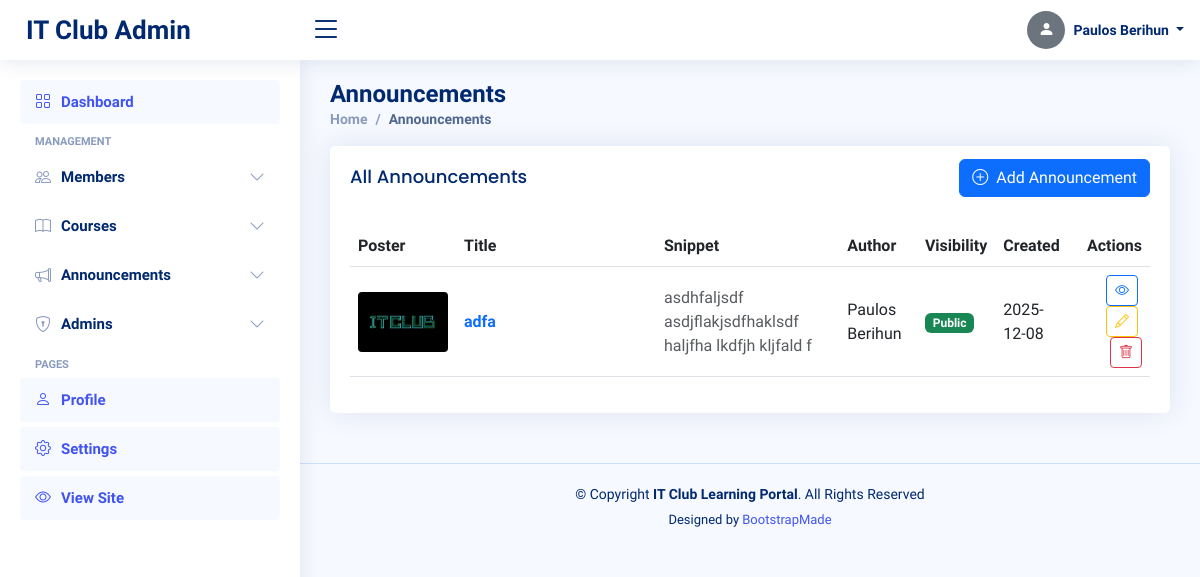
Screenshot of /admin/announcements (signed in) with the database file from the repository.
### tables this page shows
CREATE TABLE admins (
        id INTEGER PRIMARY KEY AUTOINCREMENT,
        full_name TEXT NOT NULL,
        username TEXT UNIQUE NOT NULL,
        email TEXT UNIQUE NOT NULL,
        password TEXT NOT NULL,
        role TEXT NOT NULL,
        created_at TIMESTAMP DEFAULT CURRENT_TIMESTAMP
    , profile_picture TEXT);

CREATE TABLE announcements (
        id INTEGER PRIMARY KEY AUTOINCREMENT,
        title TEXT NOT NULL,
        content TEXT NOT NULL,
        author_id INTEGER,
        is_public INTEGER DEFAULT 1,
        created_at TIMESTAMP DEFAULT CURRENT_TIMESTAMP, poster TEXT,
        FOREIGN KEY (author_id) REFERENCES admins (id)
    );

### app.py (the view)
@app.route('/admin/announcements')
@admin_required
def admin_announcements():
    db = get_db()
    rows = db.execute('''
        SELECT a.*, ad.full_name as author_name
        FROM announcements a
        LEFT JOIN admins ad ON a.author_id = ad.id
        ORDER BY a.created_at DESC
    ''').fetchall()
    announcements_list = []
    for r in rows:
        d = row_to_dict(r)
        if d:
            d['poster'] = resolve_media_path(d.get('poster'))
        announcements_list.append(d)
    return render_template('admin/announcements.html', announcements=announcements_list)

### app.py (called while the page is built)
def get_db():
    if 'db' not in g:
        g.db = sqlite3.connect(app.config['DATABASE'])
        g.db.row_factory = sqlite3.Row
    return g.db

def admin_required(f):
    @functools.wraps(f)
    def decorated(*args, **kwargs):
        if 'admin_id' not in session:
            flash('Admin login required.', 'error')
            return redirect(url_for('admin_login'))
        return f(*args, **kwargs)
    return decorated

def row_to_dict(row):
	if row is None:
		return None
	try:
		return {k: row[k] for k in row.keys()}
	except Exception:
		try:
			return dict(row)
		except Exception:
			return row

def resolve_media_path(val):
	if not val:
		return None
	val = str(val)
	if val.startswith('http://') or val.startswith('https://') or val.startswith('/'):
		return val
	return url_for('static', filename=val)

### templates/admin/announcements.html (shortened to what this page needs)
<!DOCTYPE html>
<html lang="en">
<head>
  <link href="{{ url_for('static', filename='vendor/bootstrap/css/bootstrap.min.css') }}" rel="stylesheet">
  <link href="{{ url_for('static', filename='vendor/bootstrap-icons/bootstrap-icons.css') }}" rel="stylesheet">
  <link href="{{ url_for('static', filename='vendor/boxicons/css/boxicons.min.css') }}" rel="stylesheet">
  <link href="{{ url_for('static', filename='vendor/quill/quill.snow.css') }}" rel="stylesheet">
  <link href="{{ url_for('static', filename='vendor/quill/quill.bubble.css') }}" rel="stylesheet">
  <link href="{{ url_for('static', filename='vendor/remixicon/remixicon.css') }}" rel="stylesheet">
  <link href="{{ url_for('static', filename='vendor/simple-datatables/style.css') }}" rel="stylesheet">
  <link rel="stylesheet" href="https://cdn.jsdelivr.net/npm/bootstrap-icons@1.10.5/font/bootstrap-icons.css">
  <link rel="stylesheet" href="https://cdnjs.cloudflare.com/ajax/libs/boxicons/2.1.4/css/boxicons.min.css">
  <link rel="stylesheet" href="https://cdn.jsdelivr.net/npm/remixicon@2.5.0/fonts/remixicon.css">
  <link href="{{ url_for('static', filename='css/style.css') }}" rel="stylesheet">
</head>
<body>
  <header id="header" class="header fixed-top d-flex align-items-center">
    <div class="d-flex align-items-center justify-content-between">
      <a href="{{ url_for('admin_dashboard') }}" class="logo d-flex align-items-center">
        <span class="d-none d-lg-block">IT Club Admin</span>
      </a>
      <i class="bi bi-list toggle-sidebar-btn"></i>
    </div>
    <nav class="header-nav ms-auto">
      <ul class="d-flex align-items-center">
        <li class="nav-item dropdown pe-3">
          <a class="nav-link nav-profile d-flex align-items-center pe-0" href="#" data-bs-toggle="dropdown">
            {% set _avatar_src = None %}
            {% if admin and admin.profile_picture %}
              {% if admin.profile_picture.startswith('http') or admin.profile_picture.startswith('/') %}
                {% set _avatar_src = admin.profile_picture %}
              {% else %}
                {% set _avatar_src = url_for('static', filename=admin.profile_picture) %}
              {% endif %}
            {% endif %}
            {% if _avatar_src %}
              <img src="{{ _avatar_src }}" alt="Profile" class="rounded-circle">
            {% else %}
              <div class="rounded-circle bg-secondary d-flex align-items-center justify-content-center" style="width:38px;height:38px;">
                <i class="bi bi-person-fill text-white"></i>
              </div>
            {% endif %}
            <span class="d-none d-md-block dropdown-toggle ps-2">
              {{ admin.full_name if admin and admin.full_name else session.get('admin_name', 'Admin') }}
            </span>
          </a>
        </li>
      </ul>
    </nav>
  </header>
  <aside id="sidebar" class="sidebar">
    <ul class="sidebar-nav" id="sidebar-nav">
      <li class="nav-item">
        <a class="nav-link active" href="{{ url_for('admin_dashboard') }}">
          <i class="bi bi-grid"></i>
          <span>Dashboard</span>
        </a>
      </li>
      <li class="nav-heading">Management</li>
      <li class="nav-item">
        <a class="nav-link collapsed" data-bs-target="#members-nav" data-bs-toggle="collapse" href="#">
          <i class="bi bi-people"></i><span>Members</span><i class="bi bi-chevron-down ms-auto"></i>
        </a>
      </li>
      <li class="nav-item">
        <a class="nav-link collapsed" data-bs-target="#courses-nav" data-bs-toggle="collapse" href="#">
          <i class="bi bi-book"></i><span>Courses</span><i class="bi bi-chevron-down ms-auto"></i>
        </a>
      </li>
      <li class="nav-item">
        <a class="nav-link collapsed" data-bs-target="#announcements-nav" data-bs-toggle="collapse" href="#">
          <i class="bi bi-megaphone"></i><span>Announcements</span><i class="bi bi-chevron-down ms-auto"></i>
        </a>
      </li>
      {% if session.get('admin_role') == 'super_admin' %}
      <li class="nav-item">
        <a class="nav-link collapsed" data-bs-target="#admins-nav" data-bs-toggle="collapse" href="#">
          <i class="bi bi-shield-lock"></i><span>Admins</span><i class="bi bi-chevron-down ms-auto"></i>
        </a>
      </li>
      {% endif %}
      <li class="nav-heading">Pages</li>
      <li class="nav-item">
        <a class="nav-link" href="{{ url_for('admin_profile') }}">
          <i class="bi bi-person"></i>
          <span>Profile</span>
        </a>
      </li>
      <li class="nav-item">
        <a class="nav-link" href="{{ url_for('admin_settings') }}">
          <i class="bi bi-gear"></i>
          <span>Settings</span>
        </a>
      </li>
      <li class="nav-item">
        <a class="nav-link" href="{{ url_for('index') }}" target="_blank">
          <i class="bi bi-eye"></i>
          <span>View Site</span>
        </a>
      </li>
    </ul>
  </aside>
  <main id="main" class="main">
    <div class="pagetitle">
      <h1>Announcements</h1>
      <nav>
        <ol class="breadcrumb">
          <li class="breadcrumb-item"><a href="{{ url_for('admin_dashboard') }}">Home</a></li>
          <li class="breadcrumb-item active">Announcements</li>
        </ol>
      </nav>
    </div>
    <section class="section dashboard">
      <div class="row">
        <div class="col-12">
          <div class="card">
            <div class="card-body">
              <div class="d-flex justify-content-between align-items-center mb-3">
                <h5 class="card-title">All Announcements</h5>
                <a href="{{ url_for('add_announcement') }}" class="btn btn-primary"><i class="bi bi-plus-circle me-1"></i> Add Announcement</a>
              </div>
              {% if announcements %}
              <div class="table-responsive">
                <table class="table table-hover align-middle">
                  <thead>
                    <tr>
                      <th>Poster</th>
                      <th>Title</th>
                      <th>Snippet</th>
                      <th>Author</th>
                      <th>Visibility</th>
                      <th>Created</th>
                      <th class="text-end">Actions</th>
                    </tr>
                  </thead>
                  <tbody>
                    {% for a in announcements %}
                    <tr>
                      <td style="width:100px;">
                        {% if a['poster'] %}
                        <img src="{{ a['poster'] }}" alt="poster" style="width:90px; height:60px; object-fit:cover; border-radius:4px;">
                        {% else %}
                        <img src="{{ url_for('static', filename='img/default-poster.png') }}" alt="no-poster" style="width:90px; height:60px; object-fit:cover; border-radius:4px; opacity:0.6;">
                        {% endif %}
                      </td>
                      <td style="min-width:200px;">
                        <a href="{{ url_for('view_announcement', announcement_id=a['id']) }}" class="fw-bold text-primary">{{ a['title'] }}</a>
                      </td>
                      <td class="text-muted">{{ (a['content'][:120] ~ ('...' if a['content']|length > 120 else '')) }}</td>
                      <td>{{ a['author_name'] or 'System' }}</td>
                      <td>
                        {% if a['is_public'] == 1 or a['is_public'] == '1' %}
                          <span class="badge bg-success">Public</span>
                        {% else %}
                          <span class="badge bg-secondary">Private</span>
                        {% endif %}
                      </td>
                      <td>{{ a['created_at'][:10] if a['created_at'] else 'N/A' }}</td>
                      <td class="text-end">
                        <a href="{{ url_for('view_announcement', announcement_id=a['id']) }}" class="btn btn-sm btn-outline-primary me-1" title="View"><i class="bi bi-eye"></i></a>
                        <a href="{{ url_for('edit_announcement', announcement_id=a['id']) }}" class="btn btn-sm btn-outline-warning me-1" title="Edit"><i class="bi bi-pencil"></i></a>
                        <form action="{{ url_for('delete_announcement', announcement_id=a['id']) }}" method="post" style="display:inline" onsubmit="return confirm('Delete this announcement?');">
                          <button type="submit" class="btn btn-sm btn-outline-danger" title="Delete"><i class="bi bi-trash"></i></button>
                        </form>
                      </td>
                    </tr>
                    {% endfor %}
                  </tbody>
                </table>
              </div>
              {% else %}
                <div class="text-center py-4">
                  <i class="bi bi-megaphone display-4 text-muted"></i>
                  <p class="text-muted mt-2">No announcements found.</p>
                  <a href="{{ url_for('add_announcement') }}" class="btn btn-primary">Create first announcement</a>
                </div>
              {% endif %}
            </div>
          </div>
        </div>
      </div>
    </section>
  </main>
  <footer id="footer" class="footer">
    <div class="copyright">
      &copy; Copyright <strong><span>IT Club Learning Portal</span></strong>. All Rights Reserved
    </div>
    <div class="credits">
      Designed by <a href="https://bootstrapmade.com/">BootstrapMade</a>
    </div>
  </footer>
</body>
</html>

### static/css/style.css (style rules this page uses)
:root { scroll-behavior: smooth; }
body { font-family: "Open Sans", sans-serif; background: #f6f9ff; color: #444444; }
a { color: #4154f1; text-decoration: none; }
h1, h2, h3, h4, h5, h6 { font-family: "Nunito", sans-serif; }
#main { margin-top: 60px; padding: 20px 30px; transition: all 0.3s; }
.pagetitle { margin-bottom: 10px; }
.pagetitle h1 { font-size: 24px; margin-bottom: 0; font-weight: 600; color: #012970; }
.card { margin-bottom: 30px; border: none; border-radius: 5px; box-shadow: 0px 0 30px rgba(1, 41, 112, 0.1); }
.card-title { padding: 20px 0 15px 0; font-size: 18px; font-weight: 500; color: #012970; font-family: "Poppins", sans-serif; }
.card-body { padding: 0 20px 20px 20px; }
.breadcrumb { font-size: 14px; font-family: "Nunito", sans-serif; color: #899bbd; font-weight: 600; }
.breadcrumb a { color: #899bbd; transition: 0.3s; }
.breadcrumb .breadcrumb-item::before { color: #899bbd; }
.breadcrumb .active { color: #51678f; font-weight: 600; }
.logo { line-height: 1; }
@media (min-width: 1200px) { .logo { width: 280px; } }
.logo span { font-size: 26px; font-weight: 700; color: #012970; font-family: "Nunito", sans-serif; }
.header { transition: all 0.5s; z-index: 997; height: 60px; box-shadow: 0px 2px 20px rgba(1, 41, 112, 0.1); background-color: #fff; padding-left: 20px; }
.header .toggle-sidebar-btn { font-size: 32px; padding-left: 10px; cursor: pointer; color: #012970; }
.header-nav ul { list-style: none; }
.header-nav>ul { margin: 0; padding: 0; }
.header-nav .nav-profile { color: #012970; }
.header-nav .nav-profile span { font-size: 14px; font-weight: 600; }
.sidebar { position: fixed; top: 60px; left: 0; bottom: 0; width: 300px; z-index: 996; transition: all 0.3s; padding: 20px; overflow-y: auto; scrollbar-width: thin; scrollbar-color: #aab7cf transparent; box-shadow: 0px 0px 20px rgba(1, 41, 112, 0.1); background-color: #fff; }
@media (min-width: 1200px) { #main, #footer { margin-left: 300px; } }
.sidebar-nav { padding: 0; margin: 0; list-style: none; }
.sidebar-nav li { padding: 0; margin: 0; list-style: none; }
.sidebar-nav .nav-item { margin-bottom: 5px; }
.sidebar-nav .nav-heading { font-size: 11px; text-transform: uppercase; color: #899bbd; font-weight: 600; margin: 10px 0 5px 15px; }
.sidebar-nav .nav-link { display: flex; align-items: center; font-size: 15px; font-weight: 600; color: #4154f1; transition: 0.3; background: #f6f9ff; padding: 10px 15px; border-radius: 4px; }
.sidebar-nav .nav-link i { font-size: 16px; margin-right: 10px; color: #4154f1; }
.sidebar-nav .nav-link.collapsed { color: #012970; background: #fff; }
.sidebar-nav .nav-link.collapsed i { color: #899bbd; }
.sidebar-nav .nav-link .bi-chevron-down { margin-right: 0; transition: transform 0.2s ease-in-out; }
.footer { padding: 20px 0; font-size: 14px; transition: all 0.3s; border-top: 1px solid #cddfff; }
.footer .copyright { text-align: center; color: #012970; }
.footer .credits { padding-top: 5px; text-align: center; font-size: 13px; color: #012970; }

### rows the page displays
admins: full_name "Paulos Berihun"
announcements: poster (picture), title "adfa", content "asdhfaljsdf asdjflakjsdfhaklsdf haljfha lkdfjh kljfald f", full_name "Paulos Berihun", is_public "Public", created_at "2025-12-08"
